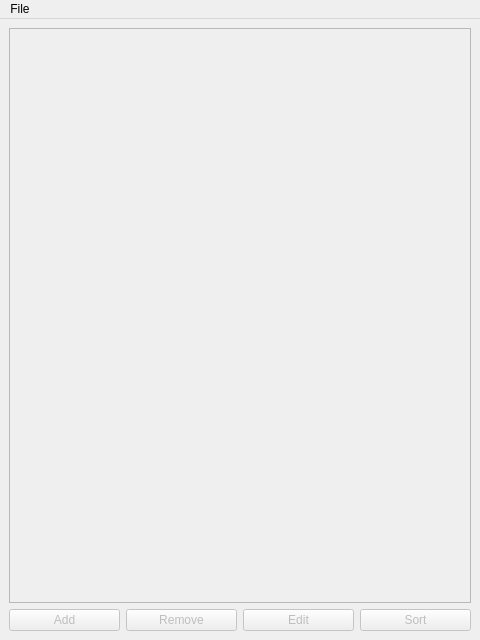
<?xml version="1.0" encoding="UTF-8"?>
<ui version="4.0">
 <class>MainWindow</class>
 <widget class="QMainWindow" name="MainWindow">
  <property name="geometry">
   <rect>
    <x>0</x>
    <y>0</y>
    <width>480</width>
    <height>640</height>
   </rect>
  </property>
  <property name="windowTitle">
   <string>TSCListEdit</string>
  </property>
  <widget class="QWidget" name="centralwidget">
   <layout class="QGridLayout" name="gridLayout">
    <item row="1" column="1">
     <widget class="QPushButton" name="btnRemove">
      <property name="enabled">
       <bool>false</bool>
      </property>
      <property name="text">
       <string>Remove</string>
      </property>
     </widget>
    </item>
    <item row="1" column="0">
     <widget class="QPushButton" name="btnAdd">
      <property name="enabled">
       <bool>false</bool>
      </property>
      <property name="text">
       <string>Add</string>
      </property>
     </widget>
    </item>
    <item row="1" column="2">
     <widget class="QPushButton" name="btnEdit">
      <property name="enabled">
       <bool>false</bool>
      </property>
      <property name="text">
       <string>Edit</string>
      </property>
     </widget>
    </item>
    <item row="1" column="3">
     <widget class="QPushButton" name="btnSort">
      <property name="enabled">
       <bool>false</bool>
      </property>
      <property name="text">
       <string>Sort</string>
      </property>
     </widget>
    </item>
    <item row="0" column="0" colspan="4">
     <widget class="QListView" name="lvCmds">
      <property name="enabled">
       <bool>false</bool>
      </property>
      <property name="editTriggers">
       <set>QAbstractItemView::NoEditTriggers</set>
      </property>
     </widget>
    </item>
   </layout>
  </widget>
  <widget class="QMenuBar" name="menubar">
   <property name="geometry">
    <rect>
     <x>0</x>
     <y>0</y>
     <width>480</width>
     <height>21</height>
    </rect>
   </property>
   <widget class="QMenu" name="menuFile">
    <property name="title">
     <string>File</string>
    </property>
    <addaction name="actionNew"/>
    <addaction name="actionOpen"/>
    <addaction name="separator"/>
    <addaction name="actionSave"/>
    <addaction name="actionSaveAs"/>
    <addaction name="actionUnload"/>
    <addaction name="separator"/>
    <addaction name="actionExit"/>
   </widget>
   <addaction name="menuFile"/>
  </widget>
  <action name="actionNew">
   <property name="text">
    <string>New</string>
   </property>
   <property name="shortcut">
    <string>Ctrl+N</string>
   </property>
  </action>
  <action name="actionOpen">
   <property name="text">
    <string>Open</string>
   </property>
   <property name="shortcut">
    <string>Ctrl+O</string>
   </property>
  </action>
  <action name="actionSave">
   <property name="enabled">
    <bool>false</bool>
   </property>
   <property name="text">
    <string>Save</string>
   </property>
   <property name="shortcut">
    <string>Ctrl+S</string>
   </property>
  </action>
  <action name="actionSaveAs">
   <property name="enabled">
    <bool>false</bool>
   </property>
   <property name="text">
    <string>Save as...</string>
   </property>
   <property name="shortcut">
    <string>Ctrl+Shift+S</string>
   </property>
  </action>
  <action name="actionUnload">
   <property name="enabled">
    <bool>false</bool>
   </property>
   <property name="text">
    <string>Unload</string>
   </property>
  </action>
  <action name="actionExit">
   <property name="text">
    <string>Exit</string>
   </property>
  </action>
 </widget>
 <resources/>
 <connections/>
</ui>
